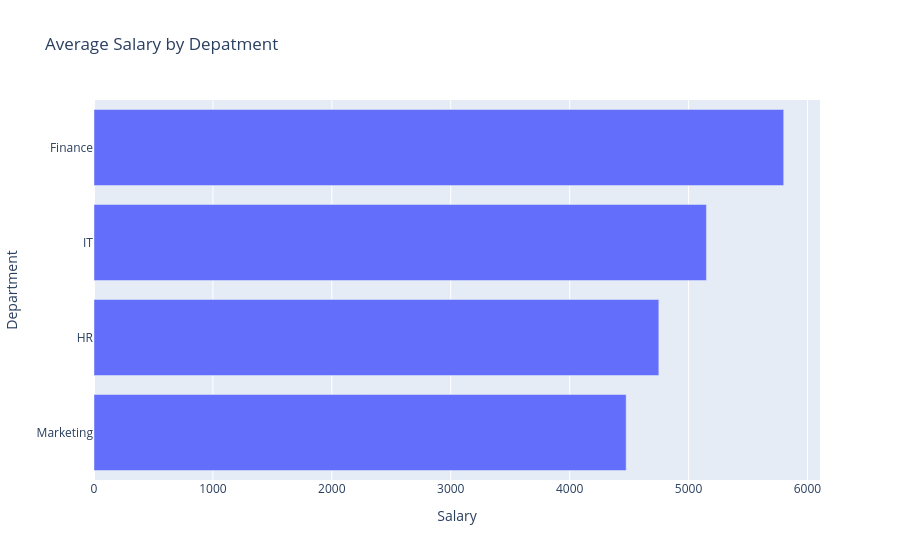

The code cell stored with this chart in its notebook:
### Code cell
avg_salary = merge_df.groupby("Department")["Salary"].mean().sort_values()

fig1 = px.bar(
    x=avg_salary.values,
    y=avg_salary.index,
    title="Average Salary by Depatment"

)
fig1.update_layout(xaxis_title="Salary", yaxis_title="Department")

fig1.show()

### Figure 1 — Plotly figure (JSON) as saved in the notebook; plotly's stock layout.template omitted (floating-point values rounded to 4 significant figures)
{"data": [{"hovertemplate": "x=%{x}<br>y=%{y}<extra></extra>", "legendgroup": "", "marker": {"color": "#636efa", "pattern": {"shape": ""}}, "name": "", "orientation": "h", "showlegend": false, "textposition": "auto", "type": "bar", "x": [4475.0, 4750.0, 5150.0, 5800.0], "xaxis": "x", "y": ["Marketing", "HR", "IT", "Finance"], "yaxis": "y"}], "layout": {"barmode": "relative", "legend": {"tracegroupgap": 0}, "title": {"text": "Average Salary by Depatment"}, "xaxis": {"anchor": "y", "domain": [0, 1], "title": {"text": "Salary"}}, "yaxis": {"anchor": "x", "domain": [0, 1], "title": {"text": "Department"}}}}
